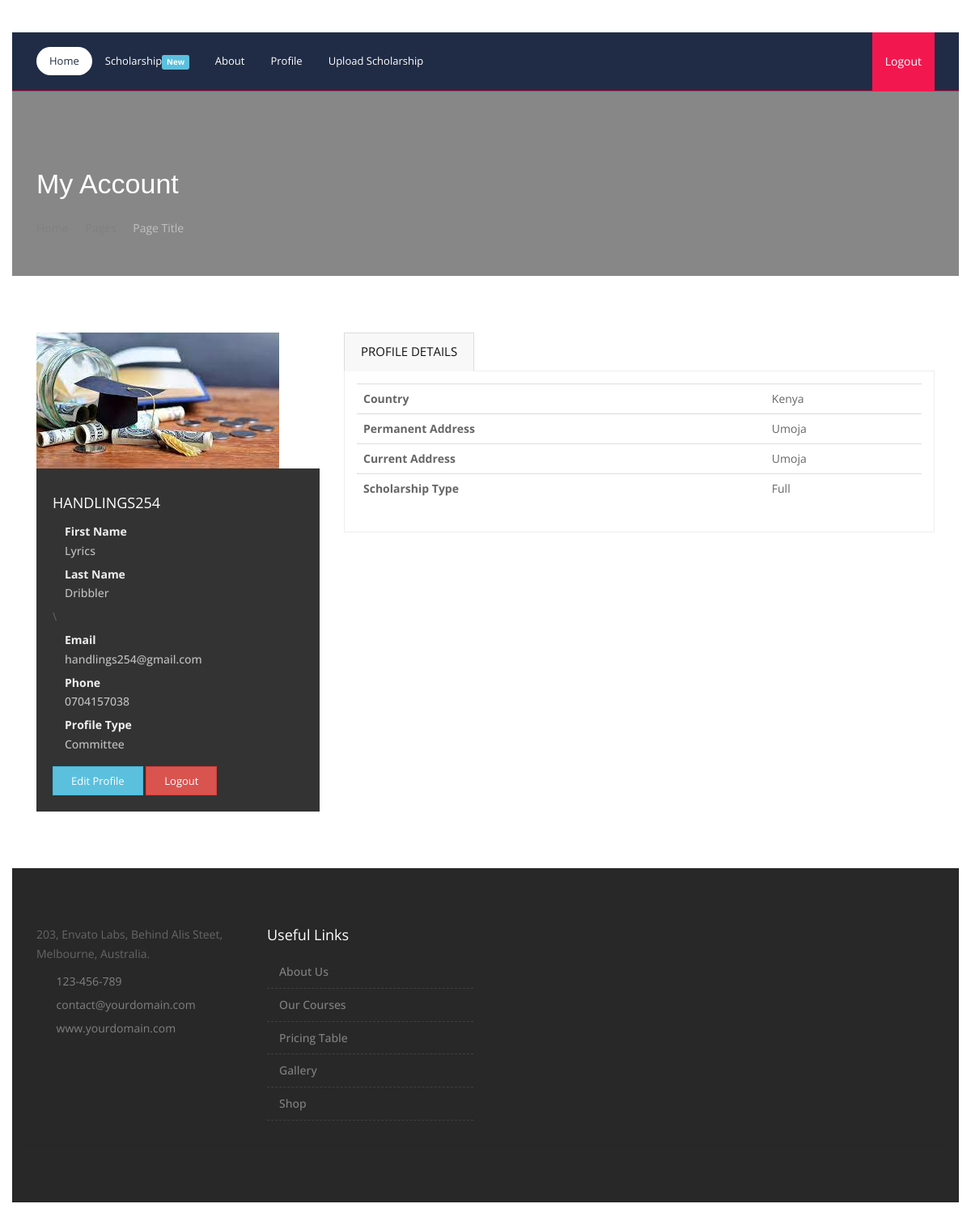
/user_profile/ (signed in), run on the app's committed database.
### mainapp/models.py (models this page shows, shortened)
class BaseModel(models.Model):
    created_at = models.DateTimeField(auto_now_add=True)
    updated_at = models.DateTimeField(auto_now=True)
    class Meta:
        abstract = True

class UserProfile(BaseModel):
    user_id =  models.ForeignKey(User,on_delete=models.CASCADE)
    country =  models.CharField(max_length=255)
    permanent_address =  models.CharField(max_length=255)
    physical_address =  models.CharField(max_length=255)
    scholarship_type = models.CharField(max_length=255)
    grade_pont_average =  models.CharField(max_length=255,blank=True,null=True) # grade point average
    image =  models.ImageField(upload_to = upload_file_path)

### account/models.py (models this page shows, shortened)
class User(AbstractUser):
    email = models.EmailField(verbose_name='email',max_length=255,unique=True)
    phone = models.CharField(null=True,max_length=255)
    type =  models.CharField(max_length=255,blank=True,null=True)
    REQUIRED_FIELDS = ['username','phone','first_name','last_name']
    USERNAME_FIELD = 'email'

### mainapp/views.py (the view)
# urls.py: path('user_profile/',user_profile,name="user_profile"),
@login_required(login_url="account:sign_in")
def user_profile(request):
    try:
        user_id =  request.user.id
        user_obj =  User.objects.get(id =  user_id)
        user_profile_obj =  UserProfile.objects.get(user_id =  user_obj)
        context = {
            'user_profile' :  user_profile_obj
        }
        return render(request,'profile.html',context)
    except UserProfile.DoesNotExist:
        context = {
            'user_profile' :  None
        }
        return render(request,'profile.html',context)

### mainapp/templates/profile.html
{% extends 'base.html' %}
{% load static %}
{% block content %}
<div class="main-content">
{% include './user_profile/inner_header.html' %}
{% include './user_profile/profile_details.html' %}
</div>
{% endblock content %}

### mainapp/templates/user_profile/profile_details.html
{% load static %}
    <section class="">
      <div class="container">
        <div class="section-content">
          <div class="row">
            <div class="col-sx-12 col-sm-4 col-md-4">
            {% if user_profile %}
              <div class="doctor-thumb">
                <img src="{{user_profile.image.url}}" alt="">
              </div>
            {% endif %}
              <div class="info p-20 bg-black-333">
                <h4 class="text-uppercase text-white">{{request.user.username}}</h4>
                <ul class="list angle-double-right m-0">
                  <li class="mt-0 text-gray-silver"><strong class="text-gray-lighter">First Name</strong><br>{{request.user.first_name}}</li>
                  <li class="text-gray-silver"><strong class="text-gray-lighter">Last Name</strong><br>{{request.user.last_name}}</li>\
                   <li class="text-gray-silver"><strong class="text-gray-lighter">Email</strong><br>{{request.user.email}}</li>
                    <li class="text-gray-silver"><strong class="text-gray-lighter">Phone</strong><br>{{request.user.phone}}</li>
                    <li class="text-gray-silver"><strong class="text-gray-lighter">Profile Type</strong><br>{{request.user.type}}</li>
                </ul>
                <a class="btn btn-info btn-flat mt-10 mb-sm-30" href="{% url 'mainapp:edit_profile' %}">Edit Profile</a>
                <a class="btn btn-danger btn-flat mt-10 mb-sm-30" href="{% url 'account:logout' %}">Logout</a>
              </div>
            </div>
            <div class="col-xs-12 col-sm-8 col-md-8">
              <div>
                <ul class="nav nav-tabs" role="tablist">
                  <li role="presentation" class="active"><a href="#orders" aria-controls="orders" role="tab" data-toggle="tab" class="font-15 text-uppercase">Profile Details</span></a></li>
                </ul>
                <div class="tab-content">
                  <div role="tabpanel" class="tab-pane active" id="orders">
                    <div class="table-responsive">
                      <table class="table table-hover">
                       {% if user_profile  %}
                         <tbody>
                            <tr>
                               <th scope="row">Country</th>
                               <td>{{user_profile.country}}</td>
                            </tr>
                              <tr>
                               <th scope="row">Permanent Address</th>
                               <td>{{user_profile.permanent_address}}</td>
                            </tr>
                              <tr>
                               <th scope="row">Current Address</th>
                               <td>{{user_profile.physical_address}}</td>
                            </tr>
                              <tr>
                               <th scope="row">Scholarship Type</th>
                               <td>{{user_profile.scholarship_type}}</td>
                            </tr>
                         </tbody>
                        {% endif %}
                      </table>
                    </div>
                  </div>
                </div>
              </div>
            </div>
          </div>
        </div>
      </div>
    </section>

### static_file/css/utility-classes.css (style rules this page uses)
.text-gray-silver { color: #c0c0c0 !important; }
.text-gray-lighter { color: #eeeeee !important; }
.text-white { color: #fff !important; }
.bg-black-333 { background-color: #333333 !important; }
.font-15 { font-size: 15px !important; }

### data on the page
UserProfile: image (picture), country "Kenya", permanent_address "Umoja", physical_address "Umoja", scholarship_type "Full"
User: user.username "HANDLINGS254", user.first_name "Lyrics", user.last_name "Dribbler", user.email "handlings254@gmail.com", user.phone "0704157038", user.type "Committee"
